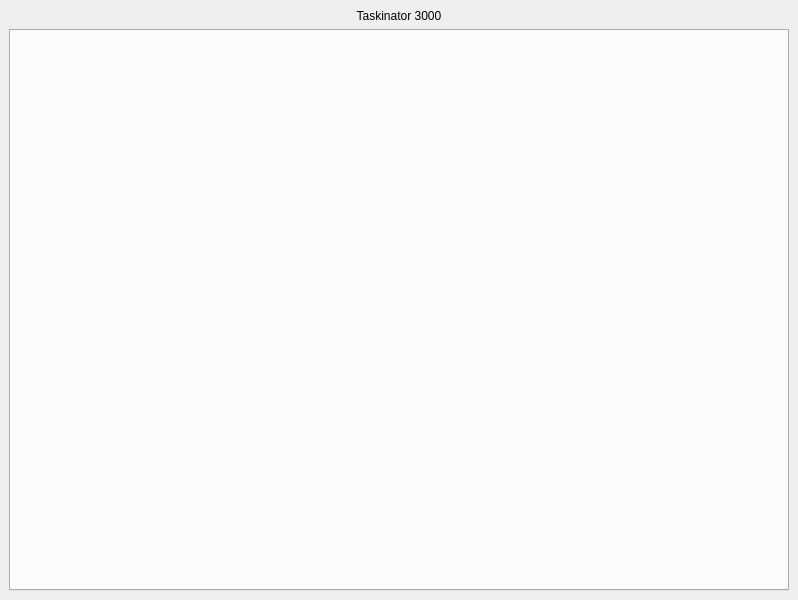
<?xml version="1.0" encoding="UTF-8"?>
<ui version="4.0">
 <class>MainWindow</class>
 <widget class="QMainWindow" name="MainWindow">
  <property name="geometry">
   <rect>
    <x>0</x>
    <y>0</y>
    <width>798</width>
    <height>600</height>
   </rect>
  </property>
  <property name="windowTitle">
   <string>MainWindow</string>
  </property>
  <widget class="QWidget" name="centralwidget">
   <layout class="QVBoxLayout" name="verticalLayout_2">
    <item>
     <widget class="QLabel" name="label_title">
      <property name="text">
       <string>Taskinator 3000</string>
      </property>
      <property name="alignment">
       <set>Qt::AlignmentFlag::AlignCenter</set>
      </property>
     </widget>
    </item>
    <item>
     <widget class="QTabWidget" name="tabWidget">
      <property name="currentIndex">
       <number>-1</number>
      </property>
     </widget>
    </item>
   </layout>
  </widget>
 </widget>
 <resources/>
 <connections/>
</ui>
